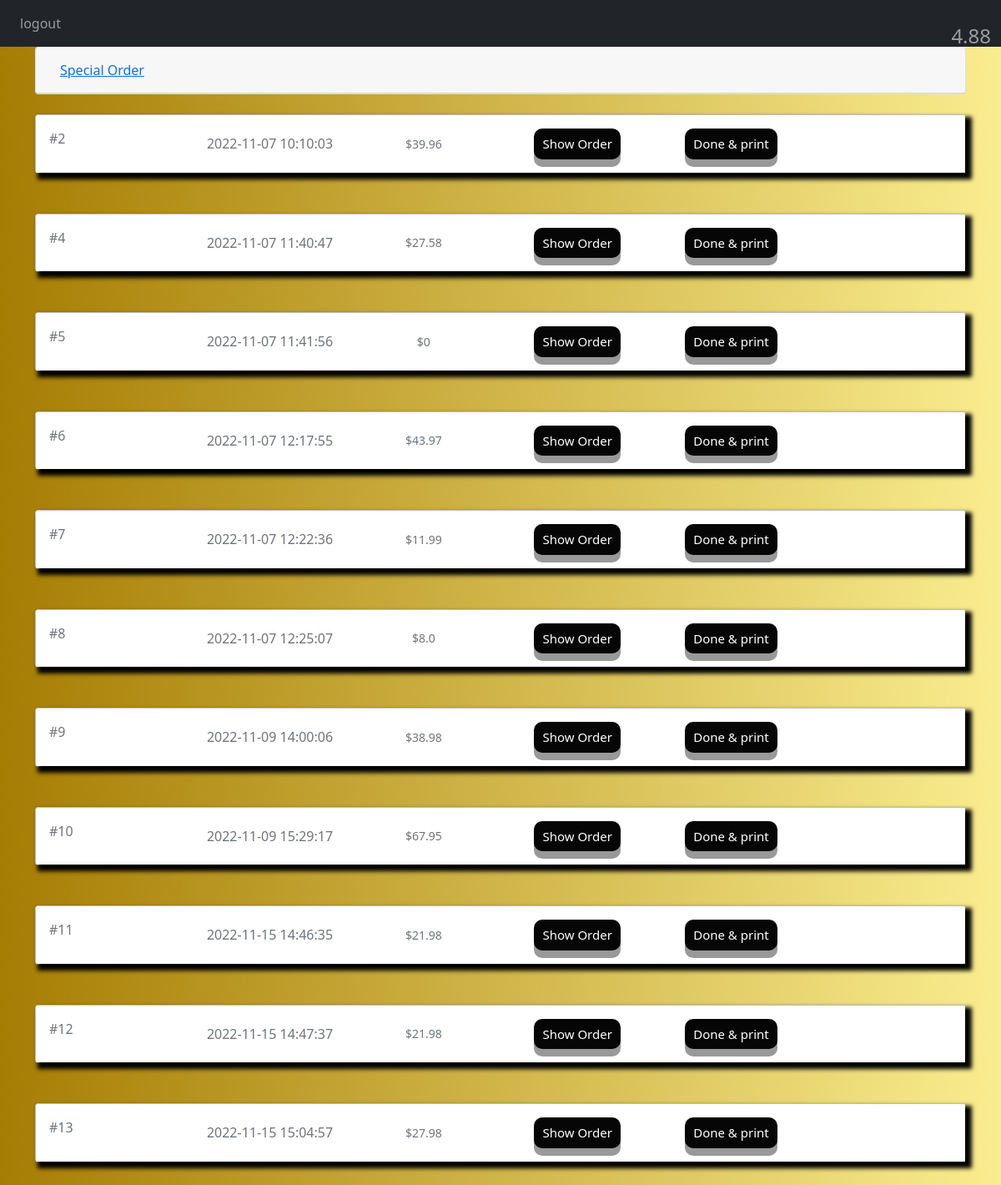
Page /Home (signed in) on the earlier database version.
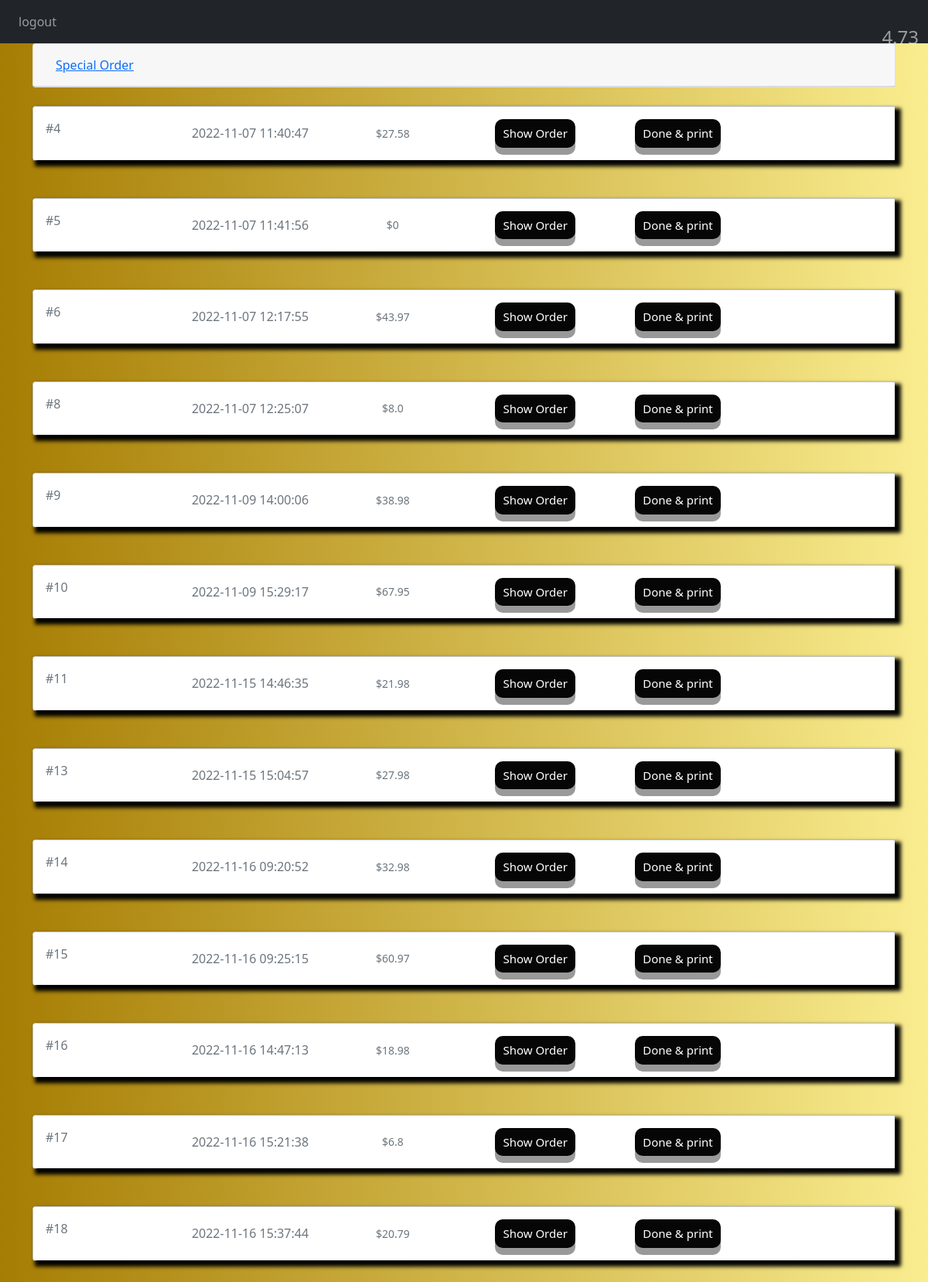
Same page on the later database version.
### website/models.py (models this page shows)
class Order(db.Model):
    id = db.Column(db.Integer, primary_key=True)
    status = db.Column(db.String(100))
    date = db.Column(db.DateTime(timezone = True) , default = func.now())
    OrderPrice = db.Column(db.Integer)

### website/views.py (the view)
@views.route('/Home',methods=['GET','POST'])
@login_required
def admin():
    ShowNameU = []
    ShowNumU = []
    ShowPriceU = []
    ShowTypeU = []
    print("jjjjjjjjjjjjjjjjjjjjjjjjjjj")
    ShowNameU.clear()
    ShowNumU.clear()
    ShowPriceU.clear()
    ShowTypeU.clear()
    try:
        OI = json.loads(request.data)
        OrderId = OI['OrderID']
        OrderNum = OI['OrderNum']
        orderLine = OrderLine.query.filter_by(Order_id=OrderId).all()
        Sitem = Item.query.filter_by(Special="yes").first()
        specialID = Sitem.id
        rivalval = Sitem.rival
        for x in range(len(orderLine)):
            itemID=orderLine[x].Item_id
            print(itemID,"hhhhhhhhhhhhhhhhhhhhhhhhhhh")
            items = Item.query.filter_by(id=itemID).first()
            ShowNumU.append(orderLine[x].ItemNum)
            if (int(itemID)  == int(specialID)):
               print("hhhhhhhhhhhhhhhhhhmeaw")
               ShowPriceU.append(items.ItemPrice -(items.ItemPrice*rivalval/100))
            else:
                ShowPriceU.append(items.ItemPrice)
            ShowTypeU.append(items.ItemType)
            ShowNameU.append(items.ItemName)
    except ValueError as e:
        OrderNum = 0
    AllOrders = Order.query.filter_by(status = "sent").all()
    platters = Item.query.filter_by(ItemType = "platters").all()
    sandwiches = Item.query.filter_by(ItemType = "sandwiches").all()
    salad = Item.query.filter_by(ItemType = "salad").all()
    desserts = Item.query.filter_by(ItemType = "desserts").all()
    kids = Item.query.filter_by(ItemType = "kids").all()
    appelizers = Item.query.filter_by(ItemType = "appelizers").all()
    sides = Item.query.filter_by(ItemType = "sides").all()
    drinks = Item.query.filter_by(ItemType = "drinks").all()
    Soup = Item.query.filter_by(ItemType = "Soup").all()
    Avg_rate = db.session.query(func.avg(Rating.rate)).scalar()
    if Avg_rate:
        res = "{:.2f}".format(Avg_rate)
    else:
        res = 0
    print("meawhh",res)
    return render_template("admin.html",user=current_user,
    Platters = platters , numOfPlatters = len(platters),
    Sandwiches = sandwiches , numOfSandwiches = len(sandwiches),
    Salad = salad , numOfSalad = len(salad),
    Desserts = desserts , numOfDesserts = len(desserts),
    Kids = kids , numOfKids = len(kids),
    Appelizers = appelizers , numOfAppelizers = len(appelizers),
    Sides = sides , numOfSides = len(sides),
    Drinks = drinks , numOfDrinks = len(drinks),
    Soup = Soup , numOfSoup = len(Soup),
    AllOrders = AllOrders,NumOfAllOrders = len(AllOrders),
    OrderNum = OrderNum , numberofLinesU = len(ShowNameU),
    ShowNameU=ShowNameU,ShowNumU=ShowNumU,ShowPriceU=ShowPriceU,ShowTypeU = ShowTypeU,
    res = res)

### website/__init__.py (called while the page is built)
def create_app():
    app = Flask(__name__)
    stripe.api_key = 'sk_test_51LxEOKFFl6SDYKySskA7EX31yodhMBrFddsIoMeHYTQKHZhgJ59UHbgp7rtJ9w7WFGFMiHAm0dDhh7hEogKhCJR500PzcRm9p9'
    app.config['SECRET_KEY'] = 'kfhsjhfaflk'
    app.config['SQLALCHEMY_DATABASE_URI'] = F'sqlite:///{DB_Name}'
    db.init_app(app)
    from .views import views
    from .auth import auth
    app.register_blueprint(views,url_prefix = '/')
    app.register_blueprint(auth,url_prefix = '/')
    from .models import Admin,Order,OrderLine,Item
    create_database(app)
    login_manager.login_views = 'auth.login'
    login_manager.init_app(app)
    @login_manager.user_loader
    def loud_user(id):
        return Admin.query.get(int(id))
    return app

### website/templates/admin.html (shortened to what this page needs)
{% extends "base.html" %} {% block title %}Admin{% endblock %}
{% block content %}
<div id="accordion">
  <div class="card">
    <div class="card-header" id="headingOne">
      <h5 class="mb-0">
        <button class="btn btn-link" data-toggle="collapse" data-target="#collapseOne" aria-expanded="true" aria-controls="collapseOne">
          Special Order
        </button>
      </h5>
    </div>
  </div>
</div>
{% for x in range(NumOfAllOrders) %}
<br>
<div class="card shadow-0 border mb-4">
    <div class="card-body" style="box-shadow: 5px 5px 5px 3px rgb(0, 0, 0);">
      <div class="row">
        {% if AllOrders[x].id < 1000 %}
        {% set y = AllOrders[x].id %}
        {% else %}
        {% set y = AllOrders[x].id % 1000 %}
        {% endif %}
        <div class="col-md-2">
            <p class="text-muted mb-0"> #{{ y }} </p>
        </div>
        <div class="col-md-2 text-center d-flex justify-content-center align-items-center">
          <p class="text-muted mb-0"> {{ AllOrders[x].date }} </p>
        </div>
        <div class="col-md-2 text-center d-flex justify-content-center align-items-center">
          <p class="text-muted mb-0 small">${{ (AllOrders[x].OrderPrice)|round(2) }} </p>
        </div>
        <div class="col-md-2 text-center d-flex justify-content-center align-items-center">
            <button class="button" style="vertical-align:middle" onclick="ShowOrder({{ y }},{{ AllOrders[x].id }})"><span>Show Order </span></button>
        </div>
        <div class="col-md-2 text-center d-flex justify-content-center align-items-center">
            <button class="button" style="vertical-align:middle" onclick="Done({{ AllOrders[x].id }})"><span>Done & print </span></button>
        </div>
      </div>
    </div>
  </div>
  {% endfor %}
  {% if OrderNum == 0 %}
  <br>
  {% endif %}
  <h4 style="position:absolute;top: 2%; right: 1%; color: rgba(255, 255, 255, 0.553);">{{ res }}</h4>
{% endblock %}

### website/templates/base.html (shortened to what this page needs)
<!DOCTYPE html>
<html lang="en">
<head>
    <link rel="stylesheet"
    href="https://stackpath.bootstrapcdn.com/bootstrap/4.4.1/css/bootstrap.min.css"
>
    <link rel="stylesheet"
     href="https://stackpath.bootstrapcdn.com/font-awesome/4.7.0/css/font-awesome.min.css"
>
    <link rel="stylesheet" href="https://cdn.jsdelivr.net/npm/bootstrap-select@1.13.14/dist/css/bootstrap-select.min.css">
    <link rel="stylesheet" href="https://cdnjs.cloudflare.com/ajax/libs/bootstrap/5.0.1/css/bootstrap.min.css">
</head>
<body style="background-image:
linear-gradient(to right, #a67d03, #faed8f),
url('images/background.jpg');; padding: 0; margin: 0; width: 100%;">
    <nav class="navbar navbar-expand-lg navbar-dark bg-dark" >
        <div class="collapse navbar-collapse" id="navbar">
            <div class="navbar-nav">
                {% if user.is_authenticated %}
                <a href="/logout" class="nav-item nav-link" id="logout">logout</a>
                {% else %}
                <a href="/login" class="nav-item nav-link" id="login">login</a>
                {% block herf %}
                <a class="nav-item nav-link" id="viewOrder" onclick="viewOrder()" style="cursor:pointer">View Order</a>
                {% endblock %}
                {% endif %}
            </div>
        </div>
    </nav>
    <div class="container">
      {% block content%}
      {%endblock%}
    </div>
</body>
</html>

### website/templates/admin.html (style rules this page uses)
.button { display: inline-block; padding: 7px 10px; font-size: 15px; cursor: pointer; text-align: center; text-decoration: none; outline: none; color: #fff; background-color: #050605; border: none; border-radius: 10px; box-shadow: 0 9px #999; }

### website/templates/base.html (style rules this page uses)
body { animation: fadeInAnimation ease 0.5s; animation-iteration-count: 1; animation-fill-mode: forwards; }

Differences in the rows shown:
no longer on this page (row edited): Order: date "2022-11-07 10:10:03", OrderPrice "39.96"
no longer on this page (row edited): Order: date "2022-11-07 12:22:36", OrderPrice "11.99"
no longer on this page (row edited): Order: date "2022-11-15 14:47:37", OrderPrice "21.98"
added Order: date "2022-11-16 09:20:52", OrderPrice "32.98"
added Order: date "2022-11-16 09:25:15", OrderPrice "60.97"
added Order: date "2022-11-16 14:47:13", OrderPrice "18.98"
added Order: date "2022-11-16 15:21:38", OrderPrice "6.8"
added Order: date "2022-11-16 15:37:44", OrderPrice "20.79"
Other differences:
{{ res }}: "4.88" → "4.73"
new list line: "# 14 $ Show Order Done & print"
new list line: "# 15 $ Show Order Done & print"
new list line: "# 16 $ Show Order Done & print"
new list line: "# 17 $ Show Order Done & print"
new list line: "# 18 $ Show Order Done & print"
list line gone: "# 2 $ Show Order Done & print"
list line gone: "# 7 $ Show Order Done & print"
list line gone: "# 12 $ Show Order Done & print"
